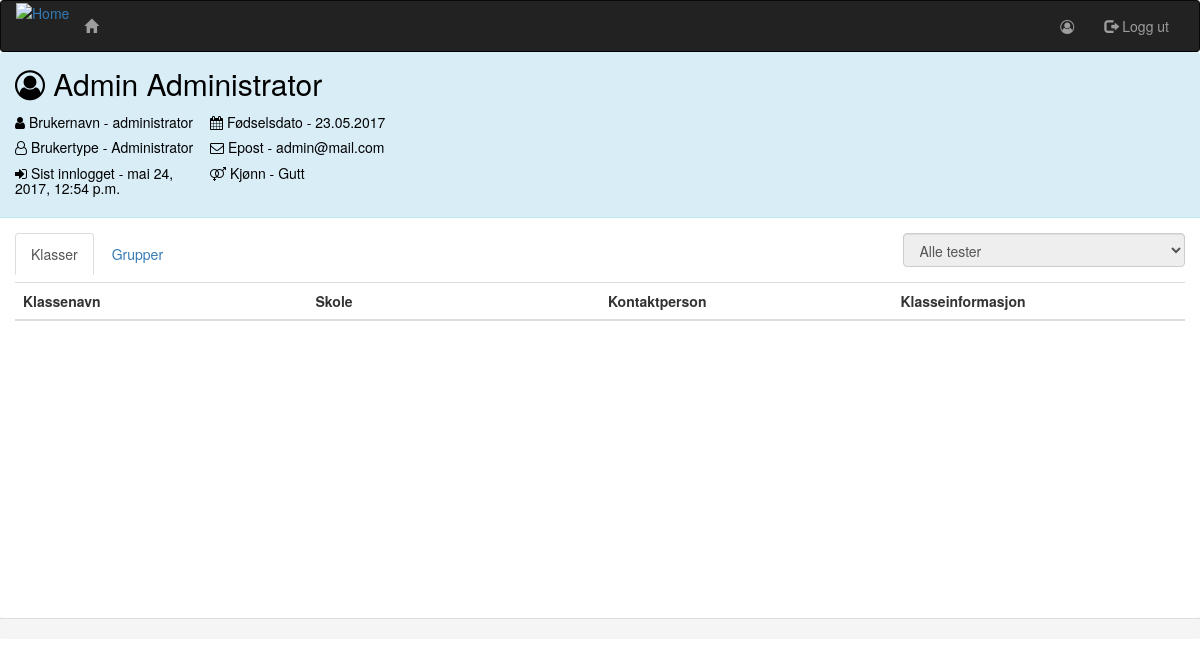
Page /administrasjon/brukere/administrator/ on the earlier database version.
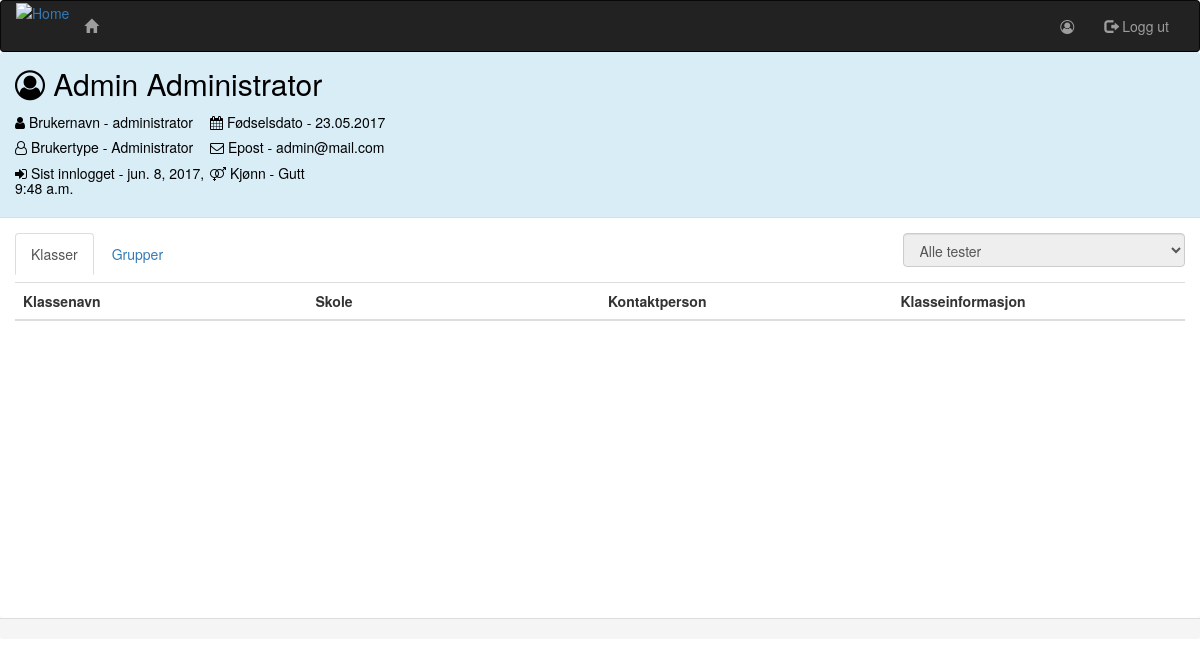
Same page on the later database version.
### administration/models.py (models this page shows, shortened)
class Person(AbstractUser):
    grades = models.ManyToManyField(Grade, default="", blank=True, verbose_name="klasse")
    SEX = [
        ("M", "Gutt"),
        ("F", "Jente")
    ]
    ROLE = [
        (1, "Elev"),
        (2, 'Lærer'),
        (3, 'Skoleadministrator'),
        (4, 'Administrator')
    ]
    sex = models.CharField(max_length=1, choices=SEX, verbose_name="kjønn", null=True)
    date_of_birth = models.DateField(max_length=8, verbose_name='Fødselsdato', null=True)
    role = models.IntegerField(choices=ROLE, default=1, verbose_name='brukertype')
    tests = models.ManyToManyField('maths.Test', blank=True, verbose_name='tester')
    class Meta:
        ordering = ['username']

### administration/views.py (the view, shortened to what this page needs)
# urls.py: url(r'brukere/(?P<slug>[\w-]+)/$', views.PersonDetailView.as_view(), name="personDetail"),
class PersonDetailView(SchoolCheck, View):
    def get(self, request, *args, **kwargs):
        view = PersonDisplayView.as_view()
        return view(request, *args, **kwargs)

### administration/forms.py
class ChangePasswordForm(forms.ModelForm):
    password = forms.CharField(widget=forms.PasswordInput)
    password2 = forms.CharField(widget=forms.PasswordInput)
    class Meta:
        model = Person
        fields = ['password']

### administration/models.py (called while the page is built)
    def __str__(self):
        return self.school.school_name + " - " + self.grade_name

### administration/templates/administration/person_detail.html (shortened to what this page needs)
{% extends 'matistikk/base.html' %}
{% load bootstrap3 %}
{% load maths_extras %}
{% load administration_extras %}
{% load static %}
{% block body %}
    <div class="panel panel-info">
        <div class="panel-heading">
            <h2><i class="fa fa-user-circle-o" aria-hidden="true"></i> {{ person.get_full_name }}</h2>
            <div class="row">
                <div class="col-md-2">
                    <h5 id="usernameField"><i class="fa fa-user" aria-hidden="true"></i> Brukernavn
                        - {{ person.username }}</h5>
                    <h5><i class="fa fa-user-o" aria-hidden="true"></i> Brukertype - {% if person.role == 4 %}
                        Administrator
                    {% elif person.role == 3 %}
                        Skoleadministrator
                    {% elif person.role == 2 %}
                        Lærer
                    {% else %}
                        Elev
                    {% endif %}</h5>
                    <h5><i class="fa fa-sign-in" aria-hidden="true"></i> Sist innlogget - {{ person.last_login }}</h5>
                </div>
                <div class="col-md-3">
                    <h5><i class="fa fa-calendar" aria-hidden="true"></i> Fødselsdato - {{ person.date_of_birth }}</h5>
                    {% if person.email %}
                        <h5><i class="fa fa-envelope-o" aria-hidden="true"></i> Epost - {{ person.email }}</h5>
                    {% endif %}
                    <h5><i class="fa fa-venus-mars" aria-hidden="true"></i> Kjønn - {% if person.sex == 'M' %}
                        Gutt
                    {% else %}
                        Jente
                    {% endif %}</h5>
                </div>
            </div>
        </div>
        <div class="panel-body">
            <ul class="nav nav-tabs">
                <li class="nav active"><a href="#gradeTab" data-toggle="tab">Klasser</a></li>
                {% if groups %}
                    <li class="nav"><a href="#groupTab" data-toggle="tab">Grupper</a></li>
                {% endif %}
                <div class="col-md-6 pull-right">
                    <div class="form-group">
                        <select class="form-control" id="answeredDropList" disabled>
                            <option value="">Alle tester</option>
                        </select>
                    </div>
                </div>
            </ul>
            <div class="tab-content">
                <div class="tab-pane fade in active" id="gradeTab">
                    <table class="table table-hover table-striped table-responsive" id="gradetable">
                        <thead>
                        <tr>
                            <th>Klassenavn</th>
                            <th>Skole</th>
                            <th>Kontaktperson</th>
                            <th>Klasseinformasjon</th>
                        </tr>
                        </thead>
                    </table>
                </div>
            </div>
        </div>
    </div>
    <div class="panel-footer">
    </div>
{% endblock %}

Differences in the rows shown:
changed Person "Admin Administrator": last_login "mai 24, 2017, 12:54 p.m." → "jun. 8, 2017, 9:48 a.m."
